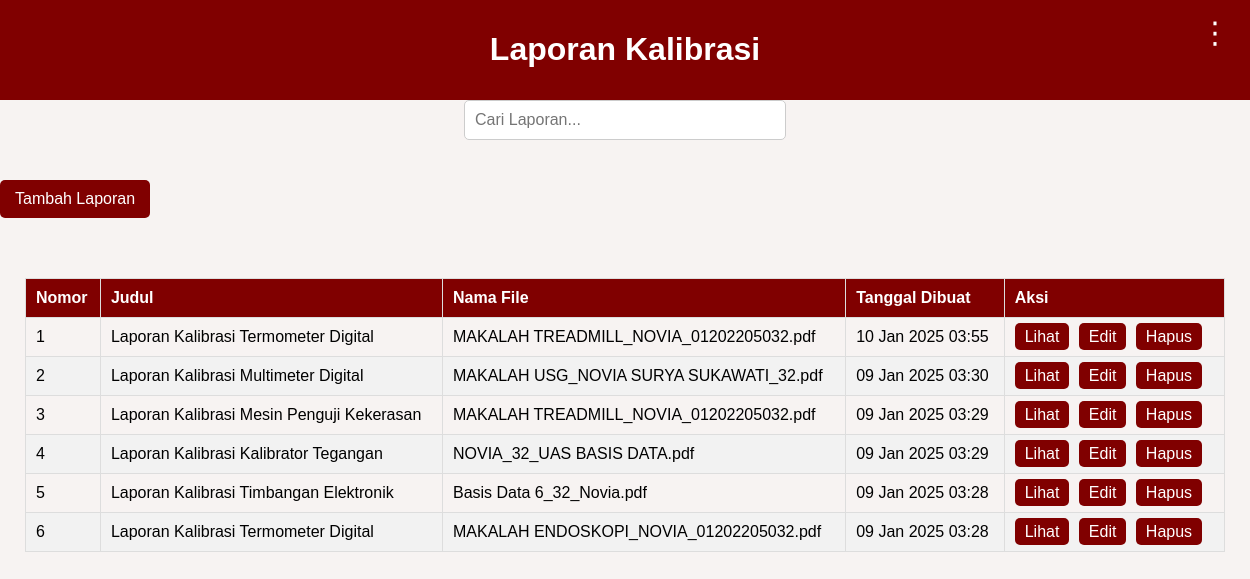
/reports.php (signed in), run on the app's committed database.
### tables this page shows
CREATE TABLE `reports` (
  `id` int(11) NOT NULL,
  `title` varchar(255) NOT NULL,
  `file_name` varchar(255) NOT NULL,
  `created_at` timestamp NOT NULL DEFAULT current_timestamp()
);

### reports.php (the view, shortened to what this page needs)
<?php
include 'config.php';
$sql = "SELECT * FROM reports ORDER BY created_at DESC";
$result = $conn->query($sql);
$reports = [];
if ($result && $result->num_rows > 0) {
    while ($row = $result->fetch_assoc()) {
        $reports[] = $row;
    }
}
?>
<!DOCTYPE html>
<html lang="en">
<head>
</head>
<body>
    <header>
        <h1>Laporan Kalibrasi</h1>
        <div class="dropdown">
            &#x22EE;
        </div>
    </header>
    <div class="search-form">
        <input type="text" id="search" placeholder="Cari Laporan...">
    </div>
    <a href="add_report.php" class="add-btn">Tambah Laporan</a>
    <div class="container">
        <table>
            <thead>
                <tr>
                    <th>Nomor</th>
                    <th>Judul</th>
                    <th>Nama File</th>
                    <th>Tanggal Dibuat</th>
                    <th>Aksi</th>
                </tr>
            </thead>
            <tbody id="reports-list">
                <?php if (empty($reports)): ?>
                    <tr>
                        <td colspan="5" style="text-align: center;">Tidak ada laporan yang tersedia</td>
                    </tr>
                <?php else: ?>
                    <?php $no = 1; ?>
                    <?php foreach ($reports as $report): ?>
                        <tr>
                            <td><?php echo $no++; ?></td>
                            <td><?php echo htmlspecialchars($report['title']); ?></td>
                            <td><?php echo htmlspecialchars($report['file_name']); ?></td>
                            <td><?php echo date('d M Y H:i', strtotime($report['created_at'])); ?></td>
                            <td>
                                <a href="uploads/<?php echo htmlspecialchars($report['file_name']); ?>" class="action-btn" target="_blank">Lihat</a>
                                <a href="edit_report.php?id=<?php echo $report['id']; ?>" class="action-btn">Edit</a>
                                <a href="javascript:void(0)" class="action-btn delete-btn" data-id="<?php echo $report['id']; ?>">Hapus</a>
                            </td>
                        </tr>
                    <?php endforeach; ?>
                <?php endif; ?>
            </tbody>
        </table>
    </div>
</body>
</html>

### reports.php (style rules this page uses)
body { font-family: Arial, sans-serif; background-color: #f7f3f2; margin: 0; display: flex; flex-direction: column; min-height: 100vh; }
header { background-color: #800000; color: white; padding: 10px 20px; text-align: center; position: relative; }
.dropdown { position: absolute; top: 15px; right: 20px; cursor: pointer; font-size: 30px; }
.container { padding: 20px; flex: 1; width: 100%; max-width: 1200px; margin: 0 auto; }
table { width: 100%; border-collapse: collapse; margin: 20px auto; text-align: left; }
th, td { border: 1px solid #ddd; padding: 10px; word-wrap: break-word; }
th { background-color: #800000; color: white; }
tr:nth-child(even) { background-color: #f2f2f2; }
.action-btn { padding: 5px 10px; text-decoration: none; color: white; background-color: #800000; border-radius: 5px; margin-right: 5px; }
.add-btn { display: inline-block; width: fit-content; padding: 10px 15px; background-color: #800000; color: white; text-decoration: none; border-radius: 5px; margin: 20px 0; text-align: center; }
.search-form { text-align: center; margin-bottom: 20px; }
.search-form input { padding: 10px; font-size: 16px; border-radius: 5px; border: 1px solid #ccc; width: 300px; }

### data on the page
reports: title "Laporan Kalibrasi Termometer Digital", file_name "MAKALAH TREADMILL_NOVIA_01202205032.pdf", created_at "10 Jan 2025 03:55"
reports: title "Laporan Kalibrasi Multimeter Digital", file_name "MAKALAH USG_NOVIA SURYA SUKAWATI_32.pdf", created_at "09 Jan 2025 03:30"
reports: title "Laporan Kalibrasi Mesin Penguji Kekerasan", file_name "MAKALAH TREADMILL_NOVIA_01202205032.pdf", created_at "09 Jan 2025 03:29"
reports: title "Laporan Kalibrasi Kalibrator Tegangan", file_name "NOVIA_32_UAS BASIS DATA.pdf", created_at "09 Jan 2025 03:29"
reports: title "Laporan Kalibrasi Timbangan Elektronik", file_name "Basis Data 6_32_Novia.pdf", created_at "09 Jan 2025 03:28"
reports: title "Laporan Kalibrasi Termometer Digital", file_name "MAKALAH ENDOSKOPI_NOVIA_01202205032.pdf", created_at "09 Jan 2025 03:28"
